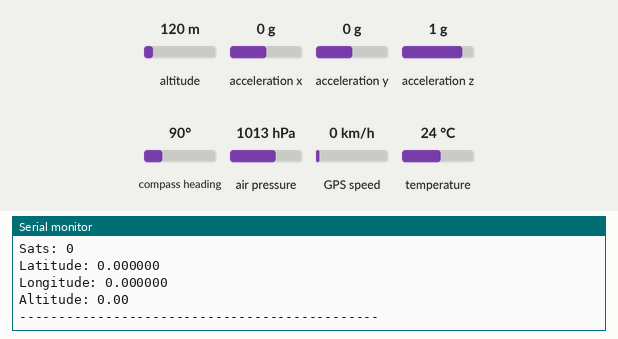
Simulated run of this program. Board: Arduino Uno, built with avr-gcc and run on an emulated ATmega328P. Parts: the last lines printed to the serial monitor. The inputs (shaded band) are chosen by the test bench; at power-on: altitude 120 m, acceleration x 0 g, acceleration y 0 g, acceleration z 1 g, compass heading 90°, air pressure 1013 hPa, GPS speed 0 km/h, temperature 24 °C. The GPS gets a fix after 3 s at 37.7749, -122.4194 with 8 satellites.

Above: at 3.3 s.
3.4 s: altitude set to 20 m
At 3.65 s:
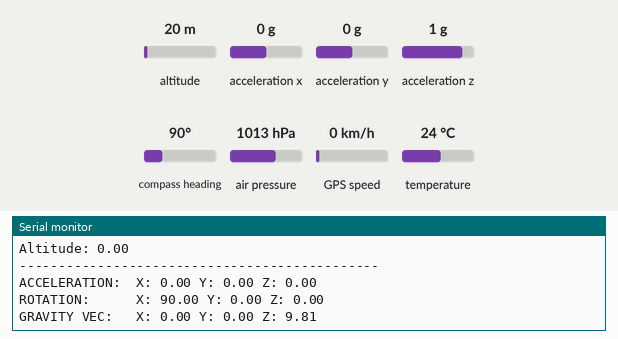
4.9 s: acceleration x set to -1.4 g
At 4.97 s:
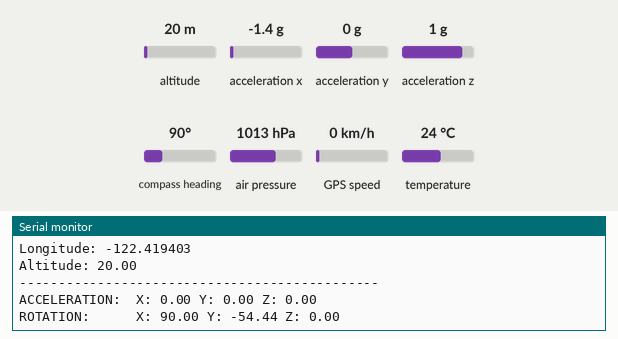
6.4 s: acceleration y set to -1.4 g
At 6.43 s:
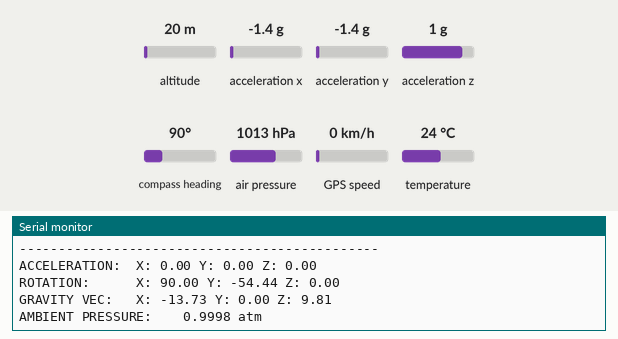
7.9 s: acceleration z set to -1.4 g
At 8.8 s:
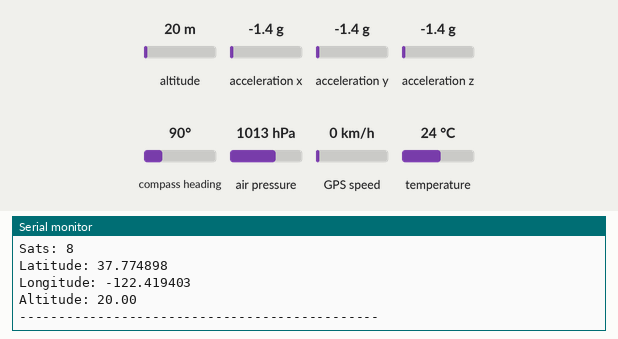
9.4 s: compass heading set to 7°
At 10.54 s:
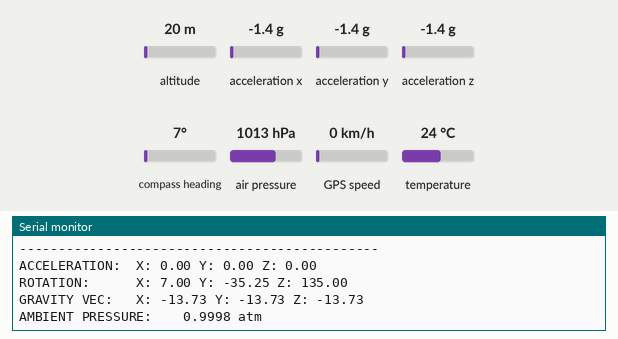
Timing chart, 0 to 11.9 s (numbered marks = the images above; inputs shaded):
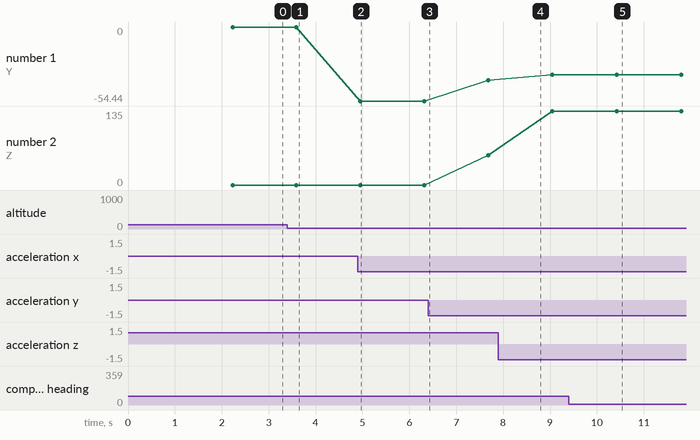

Measured:
- after the input at 4.9 s, the serial monitor: prints a new line after 0.05 s (image 2)
- after the input at 9.4 s, the serial monitor: prints a new line after 1.0 s (image 5)
- plotted number 1: 0 → -54.44 after the input at 4.9 s, -54.44 → -39.13 after the input at 6.4 s, -39.13 → -35.25 after the input at 7.9 s
- plotted number 2: 0 → 54.44 after the input at 6.4 s, 54.44 → 135 after the input at 7.9 s

The program:

main.cpp
```cpp
#include <Arduino.h>
#include <Wire.h>
#include <SoftwareSerial.h>
#include <Adafruit_Sensor.h>
#include <Adafruit_BNO055.h>
#include <Adafruit_MPL3115A2.h>
#include <utility/imumaths.h>
#include <TinyGPS++.h>

TinyGPSPlus gps;
SoftwareSerial gpsSerial(4, 3);
float lat = 0.0;
float lon = 0.0;
float alt = 0.0;

#define BNO055_SAMPLERATE_DELAY_MS (1000)
Adafruit_BNO055 bno = Adafruit_BNO055();
Adafruit_MPL3115A2 mpl = Adafruit_MPL3115A2();

void setup()
{
    Serial.begin(9600);
    gpsSerial.begin(9600);

    Serial.println("##############################################");
    Serial.println("          IMU + ALTIMETER + GPS TEST          ");
    Serial.println("##############################################");

    if (!bno.begin())
    {
        Serial.print("No IMU detected");
        while (1)
            ;
    }

    delay(1000);
    bno.setExtCrystalUse(true);

    if (!mpl.begin())
    {
        Serial.println("No altimeter detected");
        return;
    }
    delay(1000);

    Serial.println("Calibration values:\n0=uncalibrated, 3=fully calibrated");
    Serial.println("");
    Serial.println("----------------------------------------------");
}


void loop()
{
    float pres_pa, temp_C, alt_m = 0.0;

    /* Display calibration status for each sensor. */
    uint8_t sys, gyro, accel, mag;
    bno.getCalibration(&sys, &gyro, &accel, &mag);

    if (gyro == 3 and accel == 3 and mag == 3)
    {
        // Possible vector values can be:
        // - VECTOR_ACCELEROMETER - m/s^2
        // - VECTOR_MAGNETOMETER  - uT
        // - VECTOR_GYROSCOPE     - rad/s
        // - VECTOR_EULER         - degrees
        // - VECTOR_LINEARACCEL   - m/s^2
        // - VECTOR_GRAVITY       - m/s^2
        imu::Vector<3> acc = bno.getVector(Adafruit_BNO055::VECTOR_LINEARACCEL);
        imu::Vector<3> ang = bno.getVector(Adafruit_BNO055::VECTOR_EULER);
        imu::Vector<3> grav = bno.getVector(Adafruit_BNO055::VECTOR_GRAVITY);

        /* Display the floating point data */
        Serial.print("ACCELERATION:  ");
        Serial.print("X: ");
        Serial.print(acc.x(), 2);
        Serial.print(" Y: ");
        Serial.print(acc.y(), 2);
        Serial.print(" Z: ");
        Serial.print(acc.z(), 2);
        Serial.println();

        Serial.print("ROTATION:      ");
        Serial.print("X: ");
        Serial.print(ang.x(), 2);
        Serial.print(" Y: ");
        Serial.print(ang.y(), 2);
        Serial.print(" Z: ");
        Serial.print(ang.z(), 2);
        Serial.println();

        Serial.print("GRAVITY VEC:   ");
        Serial.print("X: ");
        Serial.print(grav.x(), 2);
        Serial.print(" Y: ");
        Serial.print(grav.y(), 2);
        Serial.print(" Z: ");
        Serial.print(grav.z(), 2);
        Serial.println();

        pres_pa = mpl.getPressure();
        Serial.print("AMBIENT PRESSURE:    ");
        Serial.print(pres_pa / 101325, 4);
        Serial.println(" atm");

        // Altitude can be calculated directly through the following equation
        alt_m = 44330.77 * (1 - pow(pres_pa / 101326.0, 0.1902632));
        // alt_m = mpl.getAltitude();
        Serial.print("BAROMETRIC ALTITUDE: ");
        Serial.print(alt_m, 2);
        Serial.println(" m");

        temp_C = mpl.getTemperature();
        Serial.print("AMBIENT TEMPERATURE:  ");
        Serial.print(temp_C, 2);
        Serial.println(" *C");

        while (gpsSerial.available())
        {
            if (gps.encode(gpsSerial.read()))
            {
                lat = gps.location.lat();
                lon = gps.location.lng();
                alt = gps.altitude.meters();

                Serial.print(F("Sats: "));
                Serial.println(gps.satellites.value());
                Serial.print("Latitude: ");
                Serial.println(lat, 6);
                Serial.print("Longitude: ");
                Serial.println(lon, 6);
                Serial.print("Altitude: ");
                Serial.println(alt, 2);
                Serial.println();
            }
        }

        Serial.println("----------------------------------------------");
    } else {
        Serial.print("CALIBRATION: Sys=");
        Serial.print(sys, DEC);
        Serial.print(" Gyro=");
        Serial.print(gyro, DEC);
        Serial.print(" Accel=");
        Serial.print(accel, DEC);
        Serial.print(" Mag=");
        Serial.println(mag, DEC);
        Serial.println("----------------------------------------------");
    }

    delay(BNO055_SAMPLERATE_DELAY_MS);
}
```
